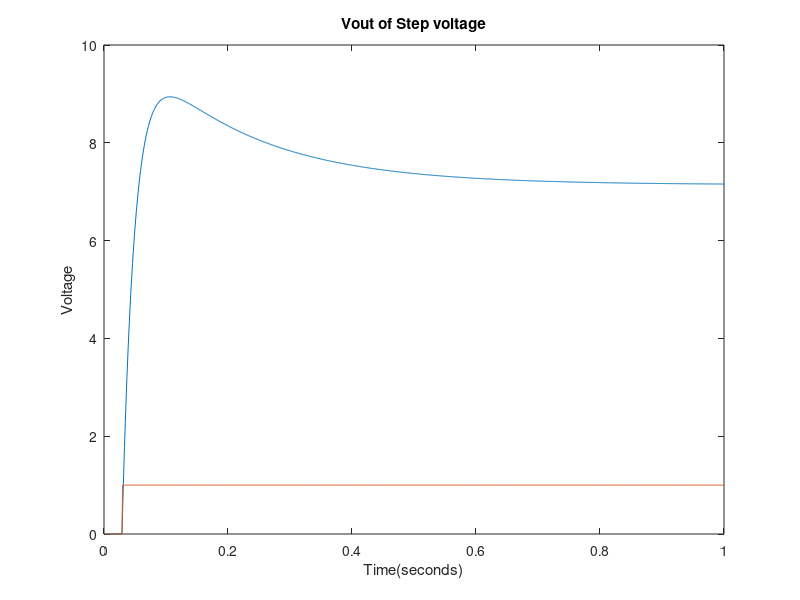
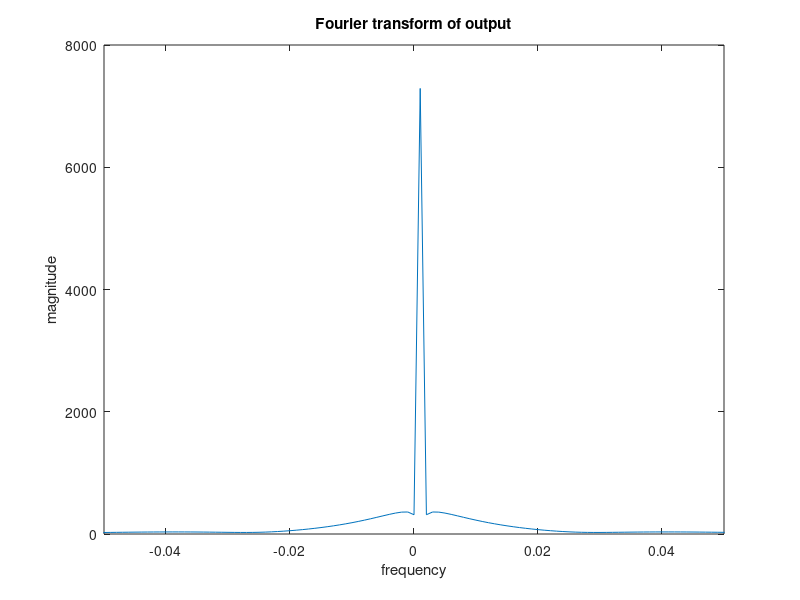
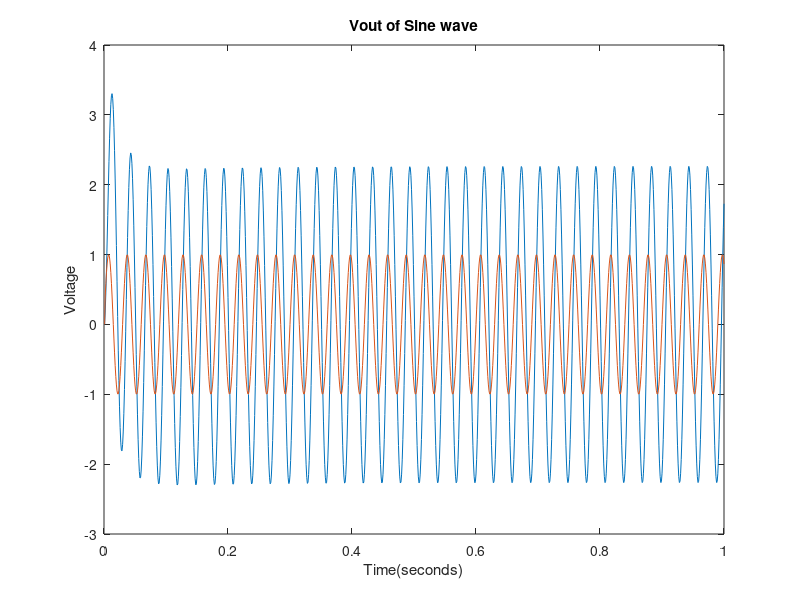
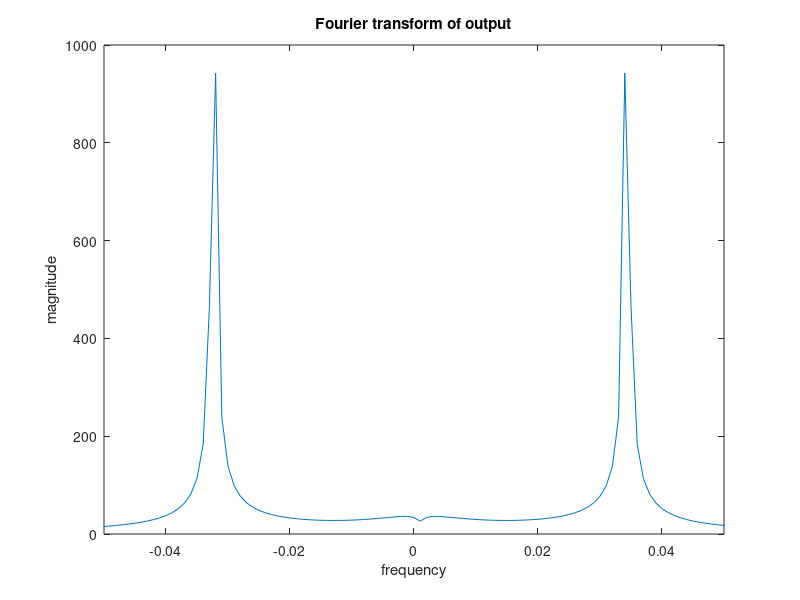

The MATLAB script that drew these images, in order:
disp('2.(a) Represents a low pass circuit with amplifier. During DC conditions, the')
disp('capacitor will block current however the resistors will let it')
disp('pass freely. The inductor will also let it pass freely.')
disp('However, once the current begins to alternate, the inductor')
disp('will begin to resist the current and the capacitor will begin')
disp('to conduct. This will cause parralel resistance and further')
disp('the resistance of the circuit')
 
disp('2.(b) I would expects a pass band during the low frequencies')
disp(' and a 2nd order drop off at its respective frequency')

clear all

runTime = 1; %given in seconds
timecuts = 1000;
dt =runTime/timecuts;

R1=1;
C1=0.25;
R2=2;
L1=0.2;
R3=10;
a=100;
R4=0.1;
Ro=1000;


%    V1    V2     V3          V5       IL3
% G = [-1/R1, 0,     0,          0,      0; ...%N1
%      1/R1 , -1/R2, 0,          0,      0; ...%N2
%      0,     0,     -1/R3,      0,      0; ...%N3
%      0,     0,     -a/(R3*R4), -1/R4,  0; ...%N4
     

C = [  0, 0,   0, 0, 0, 0, 0; ...
     -C1,C1,   0, 0, 0, 0, 0; ...
       0, 0, -L1, 0, 0, 0, 0; ...
       0, 0,   0, 0, 0, 0, 0; ...
       0, 0,   0, 0, 0, 0, 0; ...
       0, 0,   0, 0, 0, 0, 0; ...
       0, 0,   0, 0, 0, 0, 0];
   
G = [     1,             0,  0,    0,  0,     0,            0; ...
      -1/R1, (1/R2 + 1/R1), -1,    0,  0,     0,            0; ...
          0,             1,  0,   -1,  0,     0,            0; ...
          0,             0, -1, 1/R3,  0,     0,            0; ...
          0,             0,  0,    0, -a,     1,            0; ...
          0,             0,  0, 1/R3, -1,     0,            0; ...
          0,             0,  0,    0,  0, -1/R4, (1/R4 +1/Ro)];
   
      
%Time Stepping function
V1 = 0;      
F = zeros(7,1);
%Flist = [V1; 0; 0; 0; 0; 0; 0];
Flist = zeros(7,1,timecuts);
Flist(1,1,30:timecuts) = 1;
Vlist = zeros(7,1,timecuts);

for count  = 2:1:timecuts
    A = C/dt +G;
    
    Vlist(:,:,count) = A\(C*Vlist(:,:,count-1)/dt +Flist(:,:,count));
end
      
V1list(1,:) = Vlist(1,1,:);
V2list(1,:) = Vlist(2,1,:);
ILlist(1,:) = Vlist(3,1,:);
I3list(1,:) = Vlist(4,1,:);
V4list(1,:) = Vlist(5,1,:);
Volist(1,:) = Vlist(7,1,:);


figure(1)
plot((1:timecuts).*dt,Volist(1,:))
xlabel('Time(seconds)')
ylabel('Voltage')
title('Vout of Step voltage')
hold on
plot((1:timecuts).*dt,V1list(1,:))
hold off

figure(2)
g = abs(fftshift(fft(Volist(1,:))));
plot(((1:length(g))/timecuts)-0.5,g)
xlim([-0.05 0.05])
xlabel('frequency')
ylabel('magnitude')
title('Fourier transform of output')
      
%Sine function
f = 1/0.03;
Flist = zeros(7,1,timecuts);
for count = 1:1:timecuts
    Flist(1,1,count) = sin(2*pi*f*count*dt);
end
Vlist = zeros(7,1,timecuts);

for count  = 2:1:timecuts
    A = C/dt +G;
    
    Vlist(:,:,count) = A\(C*Vlist(:,:,count-1)/dt +Flist(:,:,count));
end
      
V1list(1,:) = Vlist(1,1,:);
V2list(1,:) = Vlist(2,1,:);
ILlist(1,:) = Vlist(3,1,:);
I3list(1,:) = Vlist(4,1,:);
V4list(1,:) = Vlist(5,1,:);
Volist(1,:) = Vlist(7,1,:);



figure(3)
plot((1:timecuts).*dt,Volist(1,:))
xlabel('Time(seconds)')
ylabel('Voltage')
title('Vout of Sine wave')
hold on
plot((1:timecuts).*dt,V1list(1,:))
hold off

figure(4)
g = abs(fftshift(fft(Volist(1,:))));
plot(((1:length(g))/timecuts)-0.5,g)
xlim([-0.05 0.05])
xlabel('frequency')
ylabel('magnitude')
title('Fourier transform of output')

%Gaussian pulse
%Vgauss = exp(-1/2*((k/ts-0.06)/(0.03))^2)
mag = 1;
dev = 0.03;
delay = 0.06;
Flist = zeros(7,1,timecuts);
for count = 1:1:timecuts
    Flist(1,1,count) = exp(-((count*dt-0.06)/0.03)^2);
end
Vlist = zeros(7,1,timecuts);

for count  = 2:1:timecuts
    A = C/dt +G;
    
    Vlist(:,:,count) = A\(C*Vlist(:,:,count-1)/dt +Flist(:,:,count));
end
      
V1list(1,:) = Vlist(1,1,:);
V2list(1,:) = Vlist(2,1,:);
ILlist(1,:) = Vlist(3,1,:);
I3list(1,:) = Vlist(4,1,:);
V4list(1,:) = Vlist(5,1,:);
Volist(1,:) = Vlist(7,1,:);



figure(5)
plot((1:timecuts).*dt,Volist(1,:))
xlabel('Time(seconds)')
ylabel('Voltage')
title('Vout of Gaussian Pulse')
hold on
plot((1:timecuts).*dt,V1list(1,:))
hold off

figure(6)
g = abs(fftshift(fft(Volist(1,:))));
plot(((1:length(g))/timecuts)-0.5,g)
xlim([-0.05 0.05])
xlabel('frequency')
ylabel('magnitude')
title('Fourier transform of output')

disp('changing the time step to be larger, makes a more inaccurate model')


      
      
      
      
      
      